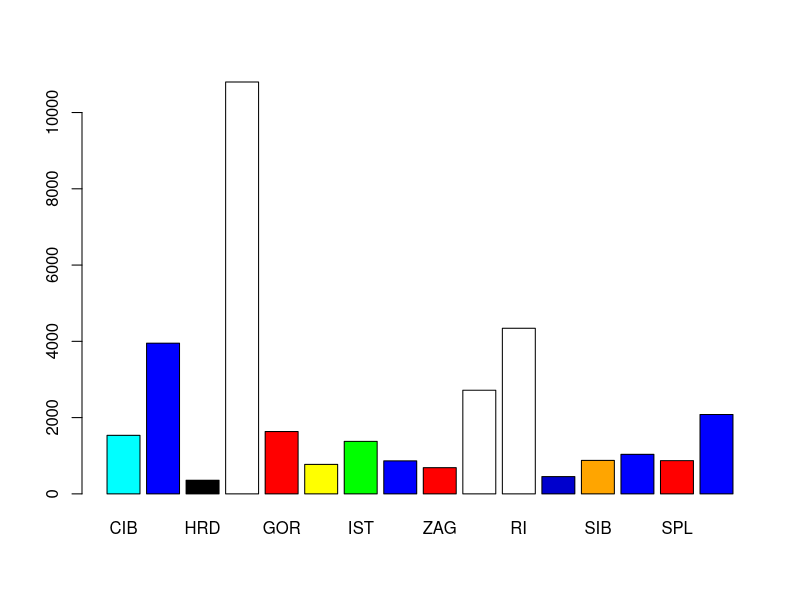
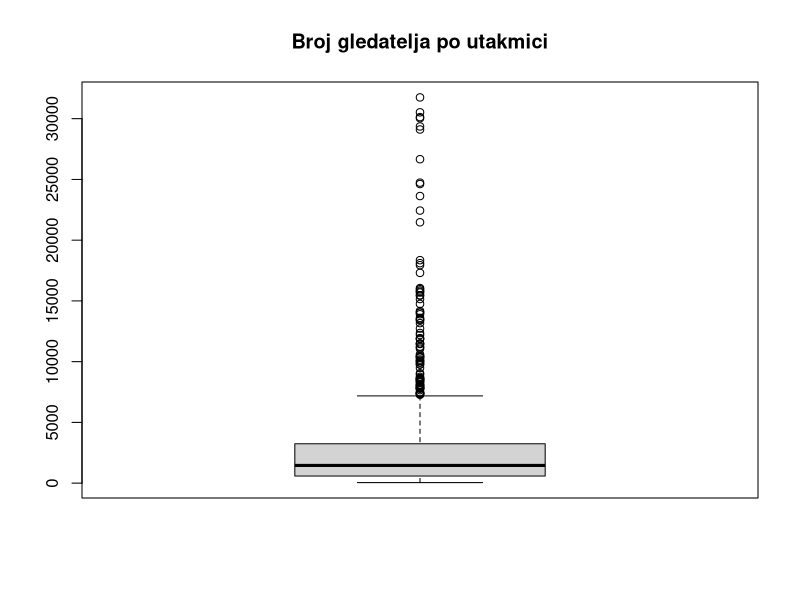
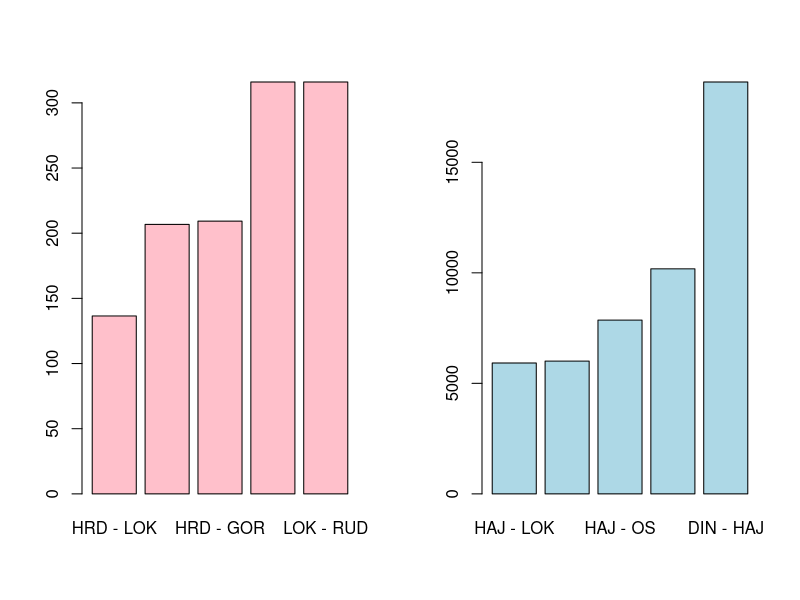

These charts were generated, in order, by the following R code: (Note: this script raises an error after producing the figures.)
matches <- read.csv2("hnl_matches.csv")
attach(matches)
str(matches)

## Prosječna posjećenost domaćih utakmica po klubu ######################
avgs <- c()
for (teamname in rownames(table(home_team))) {
  avgs <- c(avgs,mean(matches[home_team == teamname & attendance!= 0, "attendance"]))
}
rownames(table(home_team))
avgs
png(filename="simple_graphic.png", width=850, height = 450)
barplot(avgs, names = c("CIB","DIN","HRD","HAJ","GOR","INT","IST","LOK","ZAG","OS","RI","RUD","SIB","SLB","SPL","VAR"),
        col = c("cyan","blue","black","white","red","yellow","green","blue","red","white", "white","blue3","orange","blue","red","blue"))
dev.off()

rbind(rownames(table(home_team)), avgs)
mean(attendance[attendance != 0])
fivenum(attendance[attendance != 0])
median(attendance[attendance != 0])

#########################################################################
png(filename="boxplot_attendance.png", width=300, height = 400)
boxplot(attendance[attendance != 0], main="Broj gledatelja po utakmici")
dev.off()
mean(attendance[home_team == "Hajduk" & attendance != 0])
fivenum(attendance[home_team == "Hajduk" & attendance != 0])
length(attendance[home_team == "Hajduk" & attendance != 0])
quantile(attendance[home_team == "Hajduk" & attendance != 0], 0.4)
#########################################################################

## Proporcija posjećenosti domaćih utakmica Dinama i Hajduka. ###########

hajdin_uk <- sum(attendance[(home_team == "Hajduk" | home_team == "Dinamo Zagreb") & attendance != 0])
uk <- sum(attendance[attendance != 0])
binom.test(hajdin_uk, uk, p = 0.5, a = "g")
hajdin_uk/uk

## Proporcija posjećenosti domaćih utakmica Dinama, Hajduka, Osijeka i Rijeke. ###########

haj_os_ri_din <- sum(attendance[(home_team %in% c("Hajduk","Dinamo Zagreb", "Osijek", "Rijeka") & attendance != 0)])
haj_os_ri_din
haj_os_ri_din/uk
binom.test(haj_os_ri_din, uk, p = 0.75, a = "g")

# Utakmice u kojima gostuju hajduk i dinamo naspram ostalih utakmica

hajduk_gosti <- attendance[away_team == "Hajduk" & attendance != 0]
ostali_gosti <- attendance[home_team != "Hajduk" & away_team != "Hajduk" & attendance != 0]
t.test(hajduk_gosti, ostali_gosti, a = "g")

dinamo_gosti <- attendance[away_team == "Dinamo Zagreb" & attendance != 0]
ostali_gosti_din <- attendance[home_team != "Dinamo Zagreb" & away_team != "Dinamo Zagreb" & attendance != 0]
t.test(dinamo_gosti, ostali_gosti_din, a = "g")

osijek_gosti <- attendance[away_team == "Osijek" & attendance != 0]
ostali_gosti_os <- attendance[home_team != "Osijek" & away_team != "Osijek" & attendance != 0]
t.test(osijek_gosti, ostali_gosti_os, a="g")
 
rijeka_gosti <- attendance[away_team == "Rijeka" & attendance != 0]
ostali_gosti_ri <- attendance[home_team != "Rijeka" & away_team != "Rijeka" & attendance !=0]
t.test(rijeka_gosti, ostali_gosti_ri, a = "g")

dragovoljac_gosti <- attendance[away_team == "Dragovoljac" & attendance != 0]
ostali_gosti_dragov <- attendance[home_team != "Dragovoljac" & away_team != "Dragovoljac" & attendance != 0]
t.test(dragovoljac_gosti, ostali_gosti_dragov, a = "l")

# Posjecenost s obzirom na međusobne utakmice

parovi <- matches[,c("home_team","away_team")]
broj_utakmica <- table(parovi)

pair_matrix <- matrix(list(), nrow=16, ncol=16)
rownames(pair_matrix) <- rownames(broj_utakmica)
colnames(pair_matrix) <- colnames(broj_utakmica)
mean_matrix <- matrix(double(), nrow=16, ncol=16)
rownames(mean_matrix) <- rownames(broj_utakmica)
colnames(mean_matrix) <- colnames(broj_utakmica)


parovi_timova2 <- data.frame(matrix(ncol=3,nrow=0))
colnames(parovi_timova2) <- c("Tim1","Tim2","Prosjecna posjecenost")

for (team1 in colnames(broj_utakmica)) {
  for (team2 in rownames(broj_utakmica)){
    if(broj_utakmica[team1,team2] > 0)
      pair_matrix[[team1, team2]] <- c(attendance[home_team == team1 & away_team == team2 & attendance != 0],attendance[home_team == team2 & away_team == team1  & attendance != 0])
  }  
}


for (team1 in colnames(broj_utakmica)) {
  for (team2 in colnames(broj_utakmica)){
    if(broj_utakmica[team1,team2] > 0 & nrow(parovi_timova2[parovi_timova2$Tim1==team2 & parovi_timova2$Tim2 == team1,]) == 0){
      if((team1 == "Sibenik" & team2 == "Varazdin") | (team1 == "Varazdin" & team2 == "Sibenik"))
        next
      parovi_timova2[nrow(parovi_timova2)+1,] <- c(team1, team2, mean(pair_matrix[[team1, team2]]))
    }
  }
}

parovi_order2 <- parovi_timova2[order(as.numeric(parovi_timova2$`Prosjecna posjecenost`)),]
png(filename="pairs_avg.png", width=1100, height = 550)
par(mfrow = c(1,2))
barplot(as.numeric(parovi_order2[,3])[1:5], names = c("HRD - LOK", "INT - RUD", "HRD - GOR", "HRD - šIB", "LOK - RUD"), col = "pink")
barplot(as.numeric(parovi_order2[,3])[(nrow(parovi_order2) - 4):nrow(parovi_order2)], names = c("HAJ - LOK", "DIN - RI", "HAJ - OS", "HAJ - RI", "DIN - HAJ"), col = "lightblue")
dev.off()

# Dinamo Hajduk 0.6-kvantil
hajdin <- attendance[((home_team == "Dinamo Zagreb" & away_team == "Hajduk") | (home_team == "Hajduk" & away_team == "Dinamo Zagreb")) & attendance != 0]
min(hajdin)
quantile(attendance, 0.6)
quantile(attendance, 0.7)
sum(attendance < 1967)
binom.test(sum(attendance < 1967), length(attendance < 1967), p = 0.6, a = "g")

# Dinamo Hajduk 0.94-kvantil
hajdin <- matches[((home_team == "Dinamo Zagreb" & away_team == "Hajduk") | (home_team == "Hajduk" & away_team == "Dinamo Zagreb")) & season != "2019/2020" & attendance != 0, ]
min(hajdin)
quantile(attendance, 0.94)
sum(attendance < 9974)

binom.test(sum(attendance < 9974), length(attendance < 9974), p = 0.94, a = "g")
